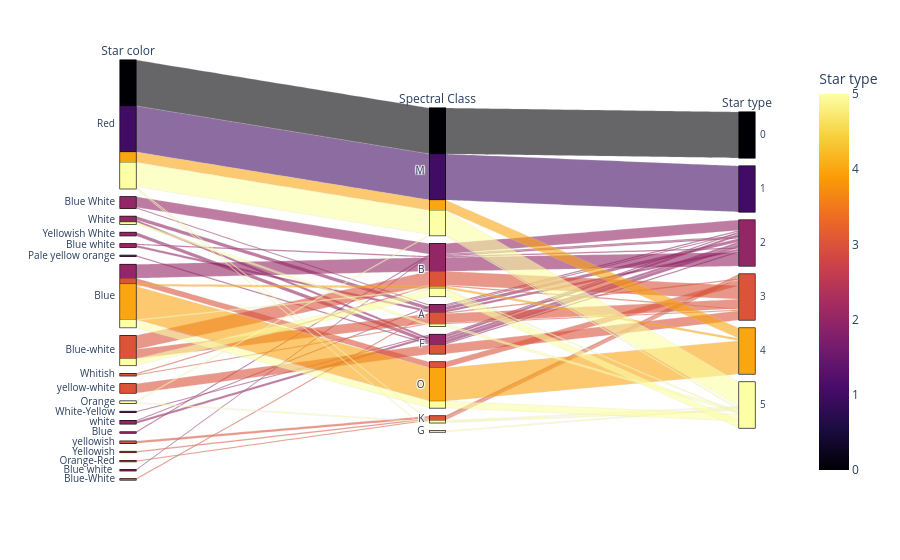

Notebook code for this chart:
### Code cell
fig = px.parallel_categories(dados, dimensions=['Star color', 'Spectral Class', 'Star type'], color = 'Star type', color_continuous_scale = 'inferno')
fig.show()

### Figure 1 — Plotly figure (JSON) as saved in the notebook; plotly's stock layout.template omitted (floating-point values rounded to 4 significant figures; data arrays with more than 128 entries replaced by an {"elided": "..."} marker saying what was removed)
{"data": [{"dimensions": [{"label": "Star color", "values": {"elided": "240 str values"}}, {"label": "Spectral Class", "values": {"elided": "240 str values"}}, {"label": "Star type", "values": {"elided": "240 int values"}}], "domain": {"x": [0, 1], "y": [0, 1]}, "line": {"color": {"elided": "240 int values"}, "coloraxis": "coloraxis"}, "name": "", "type": "parcats"}], "layout": {"coloraxis": {"colorbar": {"title": {"text": "Star type"}}, "colorscale": [[0, "#000004"], [0.1111, "#1b0c41"], [0.2222, "#4a0c6b"], [0.3333, "#781c6d"], [0.4444, "#a52c60"], [0.5556, "#cf4446"], [0.6667, "#ed6925"], [0.7778, "#fb9b06"], [0.8889, "#f7d13d"], [1, "#fcffa4"]]}, "legend": {"tracegroupgap": 0}, "margin": {"t": 60}}}
